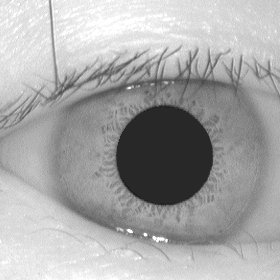
#> input picture CASIA-Iris-Image-Database-Sample.jpg, 280 x 280 px
$ python main.py   (older library calls are emulated)
#> lines starting #> are read from the running program, lines starting #| are printed output that depends on the picture
### src/utils.py
import cv2

def load_image(path):
#> called with path = 'CASIA-Iris-Image-Database-Sample.jpg'
    return cv2.imread(path)
#> returned value is the input picture: shape (280, 280, 3); min 23, max 255, mean 167.6

# [4 lines left out: function display_image, not called in this run]

### src/preprocessing.py
import cv2
import numpy as np

def preprocess_image(image):
    gray = cv2.cvtColor(image, cv2.COLOR_BGR2GRAY)
    blurred = cv2.medianBlur(gray, 5)
    enhanced = cv2.equalizeHist(blurred)
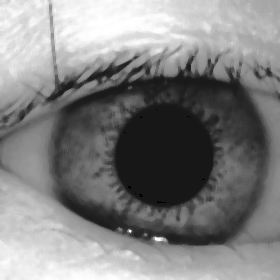
#> enhanced: shape (280, 280); min 0, max 255, mean 129.3
    return enhanced

### src/segmentation.py
import cv2
import numpy as np

def detect_iris_boundaries(image):
    gray = cv2.cvtColor(image, cv2.COLOR_BGR2GRAY)
    blurred = cv2.GaussianBlur(gray, (9, 9), 2)
    circles = cv2.HoughCircles(blurred, cv2.HOUGH_GRADIENT, 1, 20,
                               param1=100, param2=30, minRadius=20, maxRadius=80)
#> circles = [[163.5, 155.5, 49.9]]
    pupil = limbus = None
    if circles is not None:
        circles = np.uint16(np.around(circles[0, :]))
#> circles = [[164, 156, 50]]
        circles = sorted(circles, key=lambda x: x[2])
        pupil = circles[0]  # smaller
#> pupil = [164, 156, 50]
        limbus = circles[-1]  # larger
#> limbus = [164, 156, 50]
    return pupil, limbus

### src/normalization.py
import cv2
import numpy as np

def normalize_iris(image, pupil, limbus, output_size=(64, 512)):
    rows, cols = output_size
    theta = np.linspace(0, 2 * np.pi, cols)
    r = np.linspace(0, 1, rows)
    r, theta = np.meshgrid(r, theta)

    xp = pupil[0] + pupil[2] * r * np.cos(theta)
    yp = pupil[1] + pupil[2] * r * np.sin(theta)

    xl = limbus[0] + limbus[2] * r * np.cos(theta)
    yl = limbus[1] + limbus[2] * r * np.sin(theta)

    x = (1 - r) * xp + r * xl
    y = (1 - r) * yp + r * yl

    x = x.astype(np.float32)
    y = y.astype(np.float32)

    normalized = cv2.remap(image, x, y, cv2.INTER_LINEAR)
    return normalized

### src/feature_extraction.py
import cv2
import numpy as np

def extract_features(normalized_iris):
    resized = cv2.resize(normalized_iris, (64, 64))
    laplacian = cv2.Laplacian(resized, cv2.CV_64F)
    features = np.sign(laplacian).astype(np.uint8).flatten()
    return features

### src/matching.py
import numpy as np

def hamming_distance(feature1, feature2):
    return np.sum(feature1 != feature2) / len(feature1)

def match_iris(feature, database):
    best_match = None
    lowest_score = 1.0
    for name, db_feature in database.items():
        score = hamming_distance(feature, db_feature)
        if score < lowest_score:
            best_match = name
            lowest_score = score
    return best_match, lowest_score

### main.py
import os
from src.preprocessing import preprocess_image
from src.segmentation import detect_iris_boundaries
from src.normalization import normalize_iris
from src.feature_extraction import extract_features
from src.matching import match_iris
from src.utils import load_image

# Replace with actual paths
img_path = 'CASIA-Iris-Image-Database-Sample.jpg'

image = load_image(img_path)
preprocessed = preprocess_image(image)
pupil, limbus = detect_iris_boundaries(image)
#> pupil = [164, 156, 50]; limbus = [164, 156, 50]

if pupil is not None and limbus is not None:
    normalized = normalize_iris(preprocessed, pupil, limbus)
#> in normalize_iris, `xp = pupil[0] + pupil[2] * r * np.cos(theta)`:
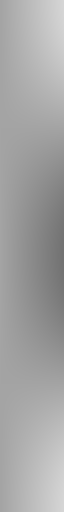
#> xp: shape (512, 64) float64; min 114, max 214, mean 164
#> in normalize_iris, `xp = pupil[0] + pupil[2] * r * np.cos(theta)`:
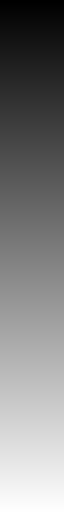
#> theta: shape (512, 64) float64; min 0, max 6.28, mean 3.14; drawn with min black and max white
#> in normalize_iris, `yp = pupil[1] + pupil[2] * r * np.sin(theta)`:
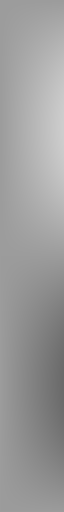
#> yp: shape (512, 64) float64; min 106, max 206, mean 156
#> in normalize_iris, `normalized = cv2.remap(image, x, y, cv2.INTER_LINEAR)`:
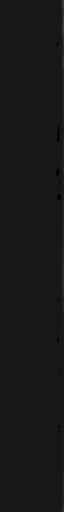
#> normalized: shape (512, 64); min 0, max 69, mean 23.3
    features = extract_features(normalized)
#> in extract_features, `resized = cv2.resize(normalized_iris, (64, 64))`:
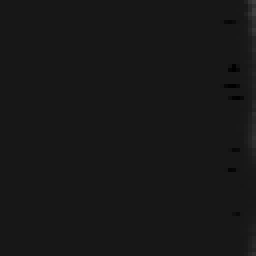
#> resized: shape (64, 64) (shown 4 times larger); min 0, max 64, mean 23.3
#> in extract_features, `laplacian = cv2.Laplacian(resized, cv2.CV_64F)`:
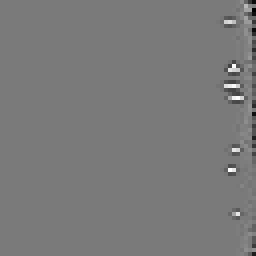
#> laplacian: shape (64, 64) float64 (shown 4 times larger); min -53, max 57, mean -0.1; drawn with min black and max white
#> in extract_features, `features = np.sign(laplacian).astype(np.uint8).flatten()`: features = 4096 values, max 255 at index 61, min 0 at index 0, mean 10.56

    # Simulate a small database
    database = {
        "user1": features  # Just as a placeholder
    }

    matched_name, score = match_iris(features, database)
#> the loop in match_iris, `for name, db_feature in database.items():` made 1 pass
#> (name, score, best_match, lowest_score) on pass 1: ('user1', 0, 'user1', 0)
#> after the loop in match_iris, `for name, db_feature in database.items():`: lowest_score = 0
#> matched_name = 'user1'; score = 0
    print(f"Matched: {matched_name}, Score: {score}")
#| Matched: user1, Score: 0.0
else:
    print("Failed to detect iris boundaries.")
